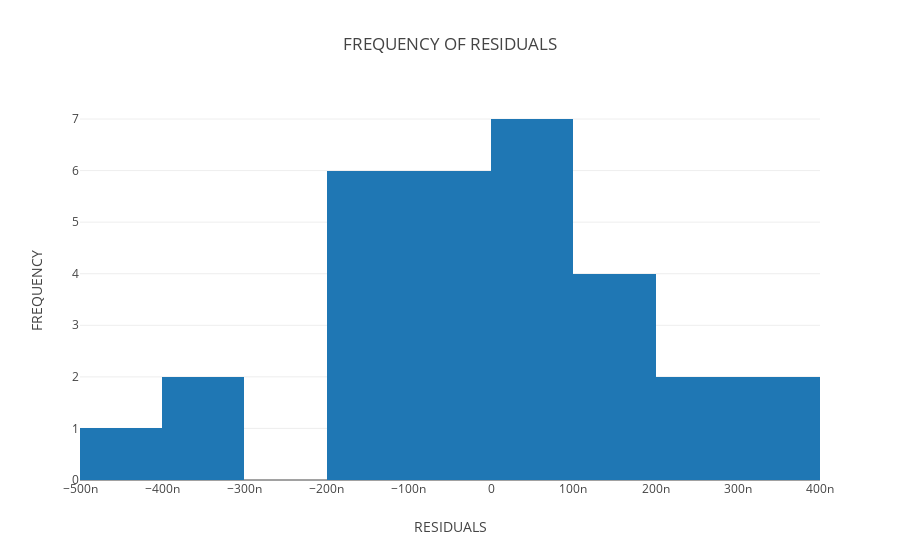

The notebook cell saved with this chart:
### Markdown cell above
## HISTOGRAM FOR OLS ##

### Code cell
data = [go.Histogram(x=((predict_ols - Y_test)))]
layout = go.Layout(
    title='FREQUENCY OF RESIDUALS',
    xaxis=dict(
        title='RESIDUALS'
    ),
    yaxis=dict(
        title='FREQUENCY'
    )
)
fig = go.Figure(data=data, layout=layout)
plot.iplot(fig, filename='OLS_HISTOGRAM_PIZZAHUT')

### Figure 1 — Plotly figure (JSON) as saved in the notebook; plotly's stock layout.template omitted (floating-point values rounded to 4 significant figures)
{"data": [{"type": "histogram", "x": [-4.73e-08, -1.678e-07, -1.394e-07, 2.98e-07, -3.613e-08, 3.436e-08, -8.243e-08, -3.17e-07, -8.904e-08, -7.45e-08, -1.074e-07, -5.21e-08, -3.656e-07, 3.065e-07, -4.693e-07, -1.616e-07, 4.139e-08, 1.316e-07, 2.224e-07, 6.38e-08, 6.662e-08, 3.443e-07, 8.702e-08, 1.469e-08, 1.698e-07, -1.544e-07, 1.788e-07, 8.758e-08, -1.466e-07, 1.045e-07]}], "layout": {"title": "FREQUENCY OF RESIDUALS", "xaxis": {"title": "RESIDUALS"}, "yaxis": {"title": "FREQUENCY"}}}
